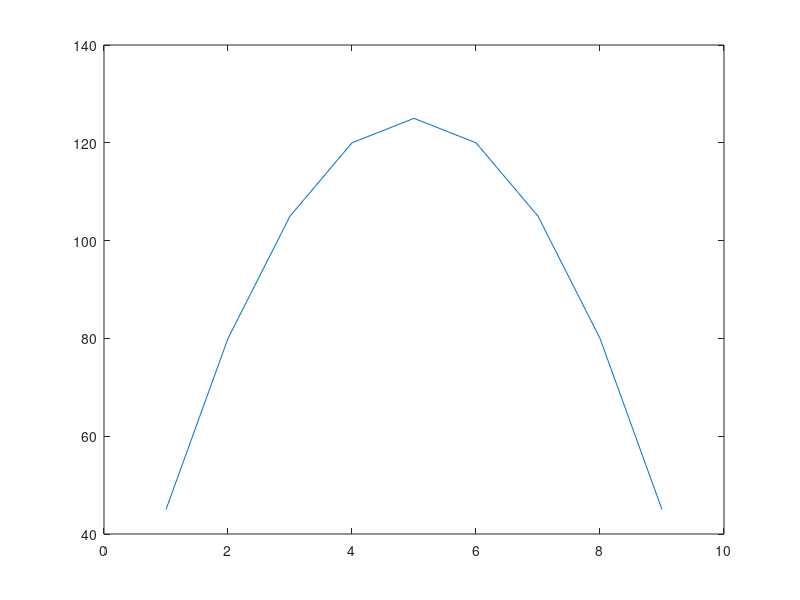

Here is the MATLAB script that generated this plot:
K = toeplitz([2 -1 0 0 0 0 0 0 0])

% or
% K = 2*eye(2) + diag(-1*ones(1, 8), 1) + diag(-1*ones(1, 8), -1)

b = 10*ones(9, 1)


x = K \ b

plot([1:9], x)


% another way to look at solution is
rref([K, b])
